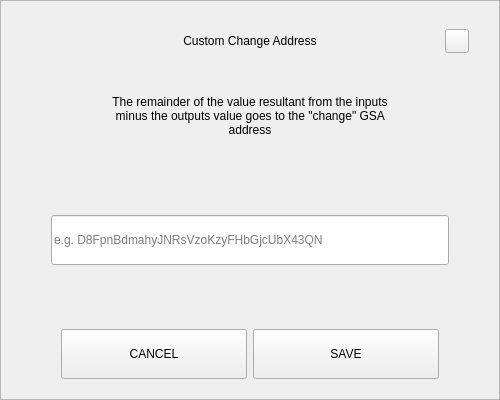
<?xml version="1.0" encoding="UTF-8"?>
<ui version="4.0">
 <class>SendChangeAddressDialog</class>
 <widget class="QDialog" name="SendChangeAddressDialog">
  <property name="geometry">
   <rect>
    <x>0</x>
    <y>0</y>
    <width>500</width>
    <height>400</height>
   </rect>
  </property>
  <property name="windowTitle">
   <string>Dialog</string>
  </property>
  <layout class="QVBoxLayout" name="verticalLayout">
   <property name="spacing">
    <number>0</number>
   </property>
   <property name="leftMargin">
    <number>0</number>
   </property>
   <property name="topMargin">
    <number>0</number>
   </property>
   <property name="rightMargin">
    <number>0</number>
   </property>
   <property name="bottomMargin">
    <number>0</number>
   </property>
   <item>
    <widget class="QFrame" name="frame">
     <property name="styleSheet">
      <string notr="true"/>
     </property>
     <property name="frameShape">
      <enum>QFrame::StyledPanel</enum>
     </property>
     <property name="frameShadow">
      <enum>QFrame::Raised</enum>
     </property>
     <layout class="QVBoxLayout" name="verticalLayout_2" stretch="0,0,0,0,0,0,0">
      <property name="spacing">
       <number>0</number>
      </property>
      <property name="leftMargin">
       <number>30</number>
      </property>
      <property name="topMargin">
       <number>20</number>
      </property>
      <property name="rightMargin">
       <number>30</number>
      </property>
      <property name="bottomMargin">
       <number>20</number>
      </property>
      <item>
       <layout class="QHBoxLayout" name="horizontalLayout_3">
        <property name="spacing">
         <number>0</number>
        </property>
        <item>
         <spacer name="horizontalSpacer_2">
          <property name="orientation">
           <enum>Qt::Horizontal</enum>
          </property>
          <property name="sizeHint" stdset="0">
           <size>
            <width>40</width>
            <height>20</height>
           </size>
          </property>
         </spacer>
        </item>
        <item>
         <widget class="QLabel" name="labelTitle">
          <property name="minimumSize">
           <size>
            <width>0</width>
            <height>40</height>
           </size>
          </property>
          <property name="maximumSize">
           <size>
            <width>16777215</width>
            <height>40</height>
           </size>
          </property>
          <property name="styleSheet">
           <string notr="true">padding-left:24px;</string>
          </property>
          <property name="text">
           <string>Custom Change Address</string>
          </property>
          <property name="alignment">
           <set>Qt::AlignCenter</set>
          </property>
          <property name="margin">
           <number>7</number>
          </property>
         </widget>
        </item>
        <item>
         <spacer name="horizontalSpacer">
          <property name="orientation">
           <enum>Qt::Horizontal</enum>
          </property>
          <property name="sizeHint" stdset="0">
           <size>
            <width>40</width>
            <height>20</height>
           </size>
          </property>
         </spacer>
        </item>
        <item>
         <widget class="QPushButton" name="btnEsc">
          <property name="minimumSize">
           <size>
            <width>24</width>
            <height>24</height>
           </size>
          </property>
          <property name="maximumSize">
           <size>
            <width>24</width>
            <height>24</height>
           </size>
          </property>
          <property name="focusPolicy">
           <enum>Qt::NoFocus</enum>
          </property>
          <property name="text">
           <string/>
          </property>
         </widget>
        </item>
       </layout>
      </item>
      <item>
       <spacer name="verticalSpacer_2">
        <property name="orientation">
         <enum>Qt::Vertical</enum>
        </property>
        <property name="sizeType">
         <enum>QSizePolicy::Fixed</enum>
        </property>
        <property name="sizeHint" stdset="0">
         <size>
          <width>20</width>
          <height>20</height>
         </size>
        </property>
       </spacer>
      </item>
      <item alignment="Qt::AlignHCenter">
       <widget class="QLabel" name="labelMessage">
        <property name="minimumSize">
         <size>
          <width>0</width>
          <height>70</height>
         </size>
        </property>
        <property name="text">
         <string>The remainder of the value resultant from the inputs minus the outputs value goes to the &quot;change&quot; GSA address</string>
        </property>
        <property name="alignment">
         <set>Qt::AlignCenter</set>
        </property>
        <property name="wordWrap">
         <bool>true</bool>
        </property>
       </widget>
      </item>
      <item>
       <spacer name="verticalSpacer_3">
        <property name="orientation">
         <enum>Qt::Vertical</enum>
        </property>
        <property name="sizeHint" stdset="0">
         <size>
          <width>20</width>
          <height>40</height>
         </size>
        </property>
       </spacer>
      </item>
      <item>
       <layout class="QHBoxLayout" name="horizontalLayout_2">
        <property name="spacing">
         <number>0</number>
        </property>
        <property name="leftMargin">
         <number>20</number>
        </property>
        <property name="rightMargin">
         <number>20</number>
        </property>
        <item>
         <widget class="QLineEdit" name="lineEditAddress">
          <property name="minimumSize">
           <size>
            <width>0</width>
            <height>50</height>
           </size>
          </property>
          <property name="placeholderText">
           <string notr="true">e.g. D8FpnBdmahyJNRsVzoKzyFHbGjcUbX43QN</string>
          </property>
         </widget>
        </item>
       </layout>
      </item>
      <item>
       <spacer name="verticalSpacer">
        <property name="orientation">
         <enum>Qt::Vertical</enum>
        </property>
        <property name="sizeHint" stdset="0">
         <size>
          <width>20</width>
          <height>40</height>
         </size>
        </property>
       </spacer>
      </item>
      <item>
       <layout class="QHBoxLayout" name="horizontalLayout" stretch="2,2">
        <property name="spacing">
         <number>6</number>
        </property>
        <property name="leftMargin">
         <number>30</number>
        </property>
        <property name="rightMargin">
         <number>30</number>
        </property>
        <item>
         <widget class="QPushButton" name="btnCancel">
          <property name="minimumSize">
           <size>
            <width>180</width>
            <height>50</height>
           </size>
          </property>
          <property name="focusPolicy">
           <enum>Qt::NoFocus</enum>
          </property>
          <property name="text">
           <string>CANCEL</string>
          </property>
         </widget>
        </item>
        <item>
         <widget class="QPushButton" name="btnSave">
          <property name="minimumSize">
           <size>
            <width>180</width>
            <height>50</height>
           </size>
          </property>
          <property name="focusPolicy">
           <enum>Qt::NoFocus</enum>
          </property>
          <property name="text">
           <string>SAVE</string>
          </property>
         </widget>
        </item>
       </layout>
      </item>
     </layout>
    </widget>
   </item>
  </layout>
 </widget>
 <resources/>
 <connections/>
</ui>
